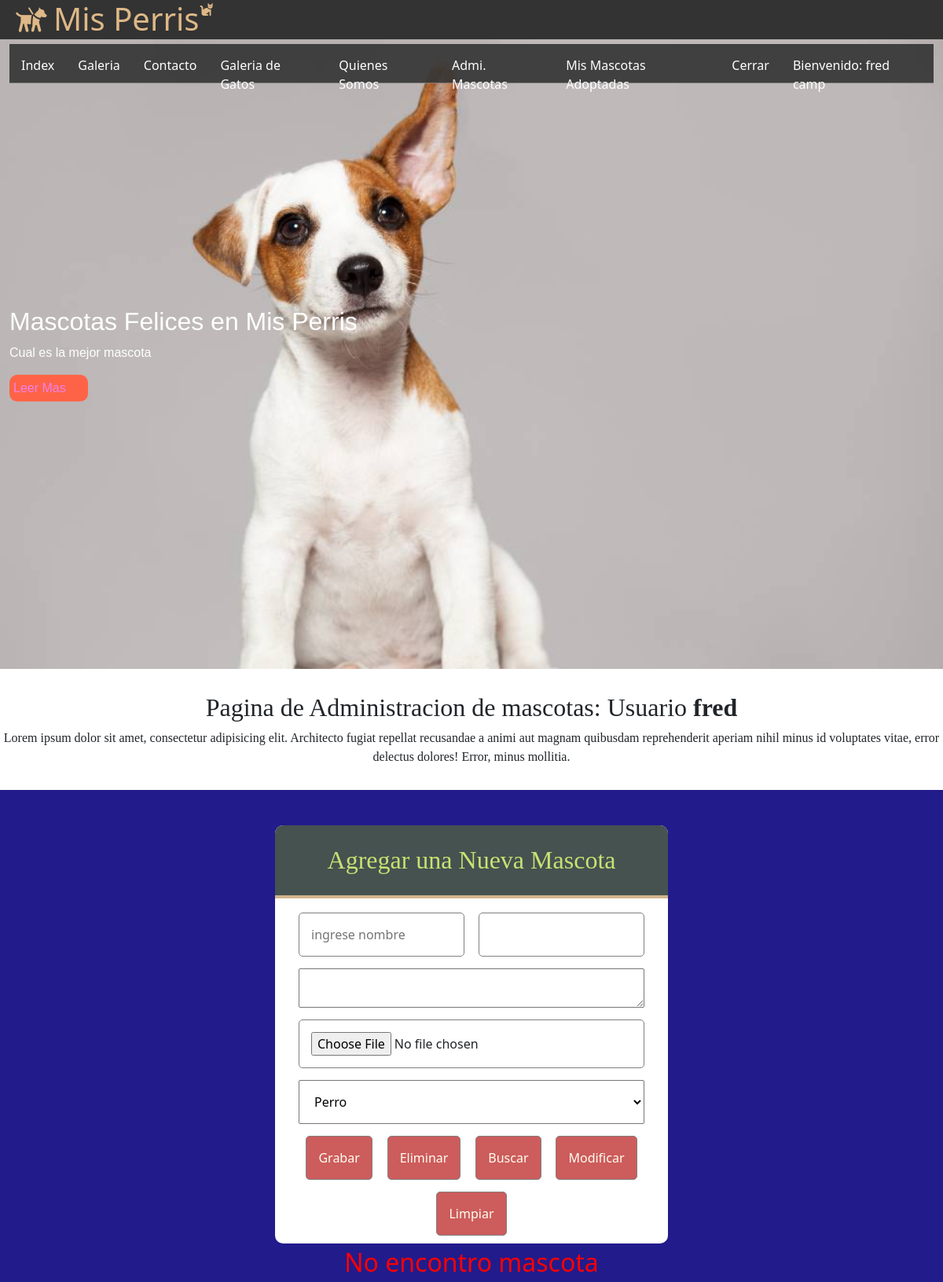
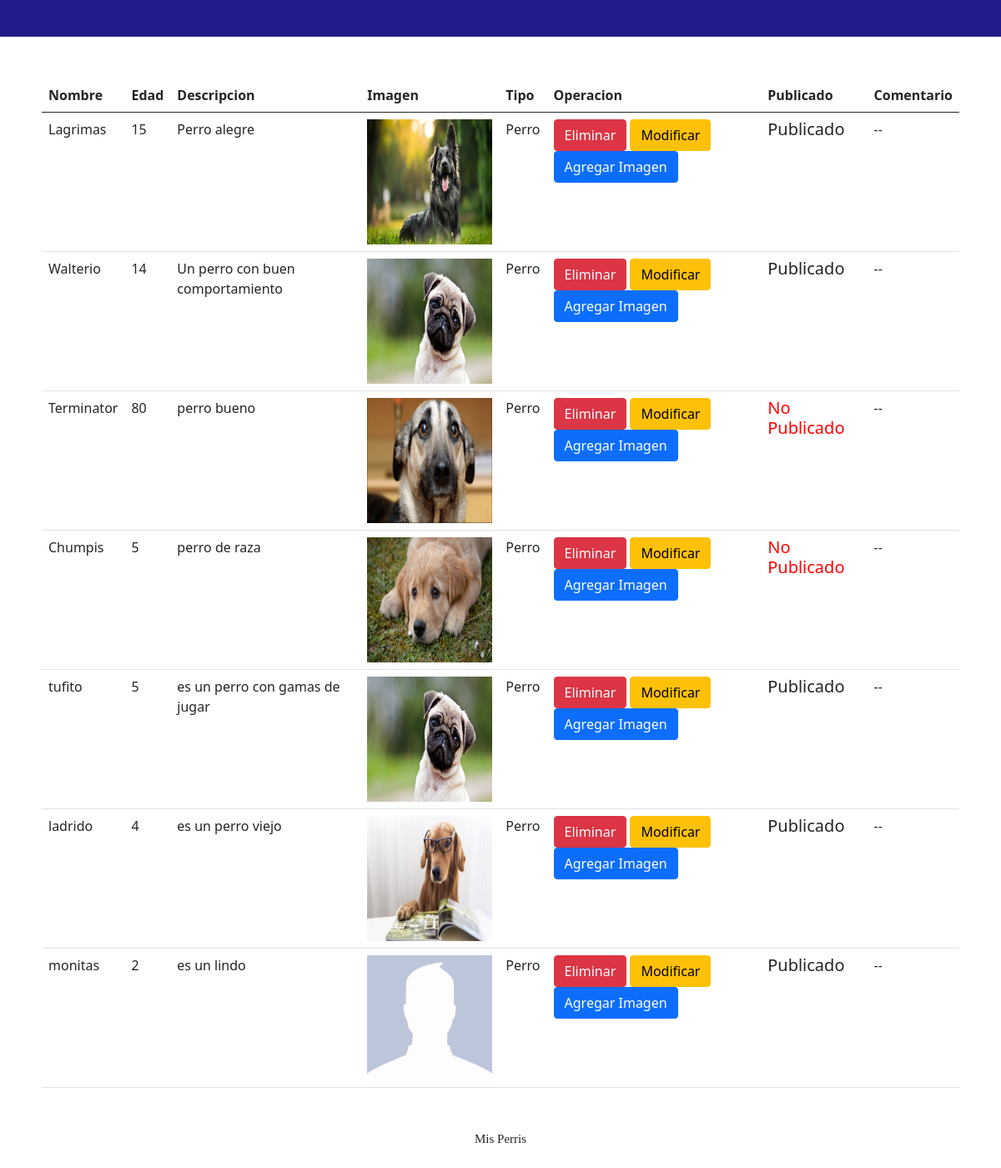
The app's page /eliminar_mascota/1/ (signed in) with its own data (2 pictures, top to bottom).
### misPerris/models.py (models this page shows, shortened)
class Mascota(models.Model):
    nombre = models.CharField(primary_key=True,max_length=50)
    edad = models.IntegerField()
    descripcion = models.TextField()
    imagen = models.ImageField(upload_to='mascotas',default='mascotas/default.png')
    publicar = models.BooleanField(default=False)
    comentario= models.TextField(default='--')
    usuario = models.CharField(null=True,max_length=45)
    tipo = models.ForeignKey(TipoMascota, on_delete=models.CASCADE)
    dueno = models.CharField(max_length=45,default='--')

class TipoMascota(models.Model):
    nombre = models.CharField(primary_key=True,max_length=45)
    annos = models.IntegerField()

### misPerris/views.py (the view)
# urls.py: path('eliminar_mascota/<id>/',eliminar_mascota,name='ELIM'),
@login_required(login_url='/login/')
@permission_required('misPerris.delete_mascota',login_url='/login/')
def eliminar_mascota(request,id):
    nom_user = request.user.username
    try:
        mas = Mascota.objects.get(nombre=id)
        mas.delete()
        mensaje = "Elimino Mascota"
    except:
        mensaje = "No encontro mascota"
    tipos = TipoMascota.objects.all()
    mascotas = Mascota.objects.filter(usuario=nom_user)
    contexto = {"mensaje":mensaje,"tipos":tipos,"mascotas":mascotas}
    return render(request, "formulario.html",contexto)

### misPerris/templates/formulario.html (shortened to what this page needs)
{% extends "base.html" %}
{% load static %}
{% block css %}
<link rel="stylesheet" href="{% static 'css/formuario.css' %}">
<link href="https://cdn.jsdelivr.net/npm/bootstrap@5.0.1/dist/css/bootstrap.min.css" rel="stylesheet"
>
{% endblock css %}
{% block contenido %}
<section id="bienvenida">
    <h2>Pagina de Administracion de mascotas: Usuario <b>{{user.username}} </b></h2>
    <p>Lorem ipsum dolor sit amet, consectetur adipisicing elit. Architecto fugiat repellat recusandae a animi
        aut magnam quibusdam reprehenderit aperiam nihil minus id voluptates vitae, error delectus dolores!
        Error, minus mollitia.</p>
</section>
<section id="formulario">
    <form class="form-registro" id="formu" action="{% url 'FORMU' %}" method="POST" enctype="multipart/form-data">
        <h2 class="form-titulo">Agregar una Nueva Mascota</h2>
        <div class="contenedor-imp">
            <input class="col-48" type="text" name="txtNombre" id="txtNombre" placeholder="ingrese nombre"
                pattern="[A-Za-z ]{3,25}" title="recuerde que es un nombre">
            <input class="col-48" type="number" name="txtEdad" id="txtEdad">
            <textarea class="col-100" style="margin-top: 15px;margin-bottom: 15px;" name="txtDesc"
                id="txtDesc"></textarea>
            <input class="col-100" type="file" name="txtImg" id="txtImg">
            <select class="col-100" style="margin-top: 15px;padding: 15px;" name="cboTipo" id="cboTipo">
                {% for item in tipos %}
                <option value="{{item.nombre}}">{{item.nombre}}</option>
                {% endfor %}
            </select>
            <input class="btn-enviar" type="submit" value="Grabar">
            <input class="btn-enviar" type="submit" value="Eliminar">
            <input class="btn-enviar" type="submit" value="Buscar">
            <input class="btn-enviar" type="submit" value="Modificar">
            <input class="btn-enviar" type="reset" value="Limpiar">
        </div>
    </form>
    <div style="text-align: center;color: red;font-size: xx-large;">
        {{mensaje}}
    </div>
</section>
<section>
    <div id="listado" style="margin:50px;">
        <table class="table">
            <thead>
                <tr>
                    <th>Nombre</th>
                    <th>Edad</th>
                    <th>Descripcion</th>
                    <th>Imagen</th>
                    <th>Tipo</th>
                    <th>Operacion</th>
                    <th>Publicado</th>
                    <th>Comentario</th>
                </tr>
            </thead>
            <tbody>
                {% for reg in mascotas %}
                <tr>
                    <td>{{reg.nombre}}</td>
                    <td>{{reg.edad}}</td>
                    <td>{{reg.descripcion}}</td>
                    <td>
                        <img src="{{reg.imagen.url}}" width="150px" height="150px">
                    </td>
                    <td>{{reg.tipo.nombre}}</td>
                    <td>
                        {% if reg.comentario != 'Adoptada' %}
                        <button class="btn btn-danger" onclick="eliminar('{{reg.nombre}}')">Eliminar</button>
                        <button class="btn btn-warning" onclick="modificar('{{reg.nombre}}')">Modificar</button>
                        <button class="btn btn-primary"  data-bs-toggle="modal" data-bs-target="#staticBackdrop" onclick="insertar_imagen('{{reg.nombre}}')">Agregar Imagen</button>
                        {% endif %}
                    </td>
                    <td>
                        {% if reg.publicar %}
                        <h5>Publicado</h5>
                        {% else %}
                        {% if reg.comentario != 'Adoptada' %}
                        <div style="color: red;">
                            <h5>No Publicado</h5>
                        </div>
                        {% endif %}
                        {% endif %}
                    </td>
                    <td>
                        <div>
                            {% if reg.comentario == 'Adoptada' %}
                            <div style="color: green;">Mascota Adoptada</div>
                            {% else %}
                            {{reg.comentario}}
                            {% endif %}
                        </div>
                    </td>
                </tr>
                {% endfor %}
            </tbody>
        </table>
    </div>
</section>
{% endblock contenido %}

### misPerris/templates/base.html (shortened to what this page needs)
{% load static %}
<!DOCTYPE html>
<html lang="en">
<head>
    <link rel="stylesheet" href="{% static '/css/estilo.css' %}">
    <link rel="stylesheet" href="{% static '/css/fontello.css' %}">
    {% block css %}
    {% endblock css %}
</head>
<body>
    <header>
        <div class="contenedor">
            <h1 class="icon-guidedog">Mis Perris</h1>
            <label class="fas fa-cat" for="menu-bar">
            </label>
            <nav class="menu">
                <a href="{% url 'IND' %}">Index</a>
                <a href="{% url 'GALE' %}">Galeria</a>
                <a href="">Contacto</a>
                <a href="{% url 'FILTROTM' 'Gatos' %}">Galeria de Gatos</a>
                <a href="">Quienes Somos</a>
                {% if user.is_authenticated %}
                    <a href="{% url 'FORMU' %}">Admi. Mascotas</a>
                    <a href="{% url 'ADMUSER' %}">Mis Mascotas Adoptadas</a>
                    <a href="{% url 'CERRAR' %}">Cerrar</a>
                    <a href="">Bienvenido: {{user.first_name}} {{user.last_name}}</a>
                {% else %}
                    <a href="{% url 'LOGIN' %}">Login</a>
                    <a href="{% url 'CREARU' %}">Crear Usuario</a>
                {% endif%}
            </nav>
        </div>
    </header>
    <main>
        <section id="banner">
            <img src="{% static 'img/1529929537_419627_1529933291_noticia_normal.jpg' %}" alt="">
            <div class="contenedor">
                <h2>Mascotas Felices en Mis Perris</h2>
                <p>Cual es la mejor mascota</p>
                <a href="">Leer Mas</a>
            </div>
        </section>
    {% block contenido %}
    {% endblock contenido %}
    </main>
    <footer>
        <div class="contenedor">
            <p>Mis Perris</p>
        </div>
    </footer>
</body>
</html>

### misPerris/static/css/estilo.css (style rules this page uses)
* { margin: 0; padding: 0; box-sizing: border-box; }
header { width: 100%; height: 50px; background:#333; color: burlywood; position: fixed; top: 0; left: 0; z-index: 100; }
h1 { float: left; }
.contenedor { width: 98%; margin: auto; }
header .contenedor { display: table; }
section { width: 100%; margin-bottom: 30px; }
#bienvenida { text-align: center; font-family: cursive; }
footer { font-family: cursive; text-align: center; height: 100px; font-size: 15px; }

### misPerris/static/css/formuario.css (style rules this page uses)
#formulario { background: rgb(34, 27, 139); padding: 45px; }
.form-titulo { background: rgb(69, 82, 80); color: rgb(200, 226, 114); padding: 25px; text-align: center; font-family: cursive; border-top-left-radius: 10px; border-top-right-radius: 10px; border-bottom: solid 4px tan; }
.form-registro { width: 95%; max-width: 500px; margin: auto; background: white; border-radius: 10px ; }
.contenedor-imp { padding: 10px 30px; display: flex; flex-wrap: wrap; justify-content: space-between; }
input { padding: 15px; margin-top: 10px; border-radius: 5px; border: solid 1px gray }
.col-48 { width: 48%; }
.col-100 { width: 100%; }
.btn-enviar { background: indianred; color: ivory; margin:auto; margin-top: 15px; cursor: pointer; }

### misPerris/static/css/menu.css (style rules this page uses)
.menu { position: absolute; top: 50px; left: 0; width: 100%; height: 100vh; background: rgb(51, 51, 51, 0.9); transition: all 1.5s; transform: translateX(-100%); }
.menu a { display: block; color: white; height: 50px; text-decoration: none; padding: 15px; border-bottom: solid 1px rgb(255, 255, 255, 0.3); }
@media (min-width:1024px) { .menu { position: static; width: auto; height: auto; float: right; display: flex; transform: translateX(0%); } }

### misPerris/static/css/banner.css (style rules this page uses)
#banner { margin-top: 50px; position: relative; }
#banner img { width: 100%; }
#banner .contenedor { position: absolute; top: 50%; left: 50%; color: white; font-family: Arial, Helvetica, sans-serif; transform: translateX(-50%) translateY(-50%); }
#banner a { display: block; width: 100px; color: violet; background: tomato; text-decoration: none; margin-top: 15px; padding: 5px; border-radius: 10px; }

### records on screen
Mascota: nombre "Lagrimas", edad "15", descripcion "Perro alegre", imagen (picture), tipo.nombre "Perro", publicar "Publicado", comentario "--"
Mascota: nombre "Walterio", edad "14", descripcion "Un perro con buen comportamiento", imagen (picture), tipo.nombre "Perro", publicar "Publicado", comentario "--"
Mascota: nombre "Terminator", edad "80", descripcion "perro bueno", imagen (picture), tipo.nombre "Perro", publicar "No Publicado", comentario "--"
Mascota: nombre "Chumpis", edad "5", descripcion "perro de raza", imagen (picture), tipo.nombre "Perro", publicar "No Publicado", comentario "--"
Mascota: nombre "tufito", edad "5", descripcion "es un perro con gamas de jugar", imagen (picture), tipo.nombre "Perro", publicar "Publicado", comentario "--"
Mascota: nombre "ladrido", edad "4", descripcion "es un perro viejo", imagen (picture), tipo.nombre "Perro", publicar "Publicado", comentario "--"
Mascota: nombre "monitas", edad "2", descripcion "es un lindo", imagen (placeholder picture), tipo.nombre "Perro", publicar "Publicado", comentario "--"

### other values on screen
{{ user.first_name }} "fred"
{{ user.last_name }} "camp"
{{ user.username }} "fred"
{{ mensaje }} "No encontro mascota"
form field cboTipo "Perro"
